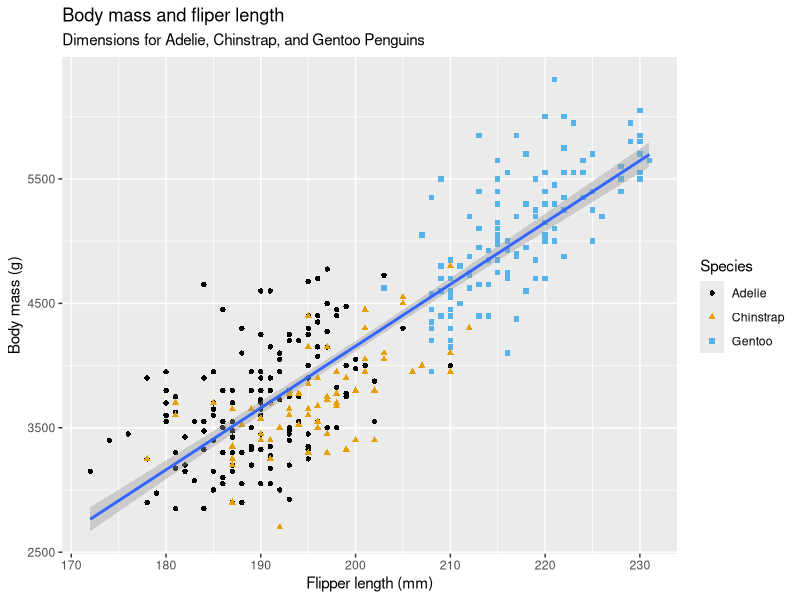
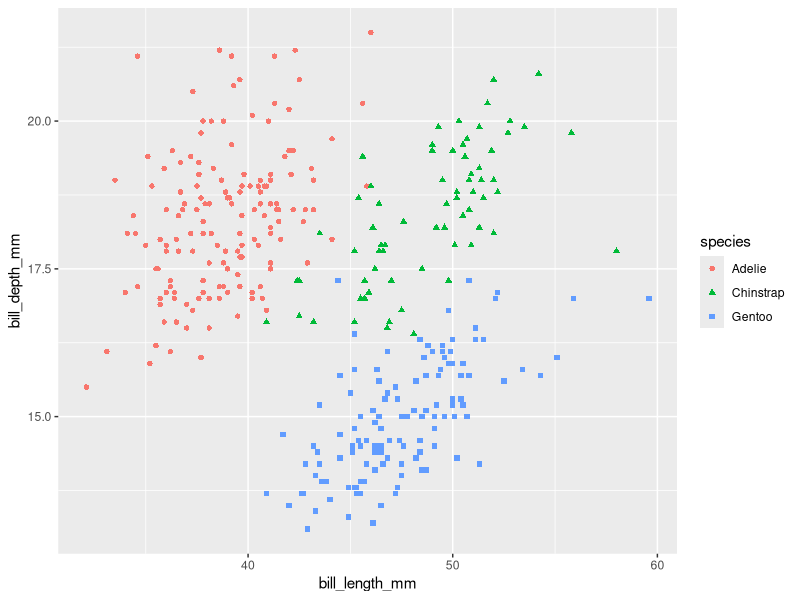
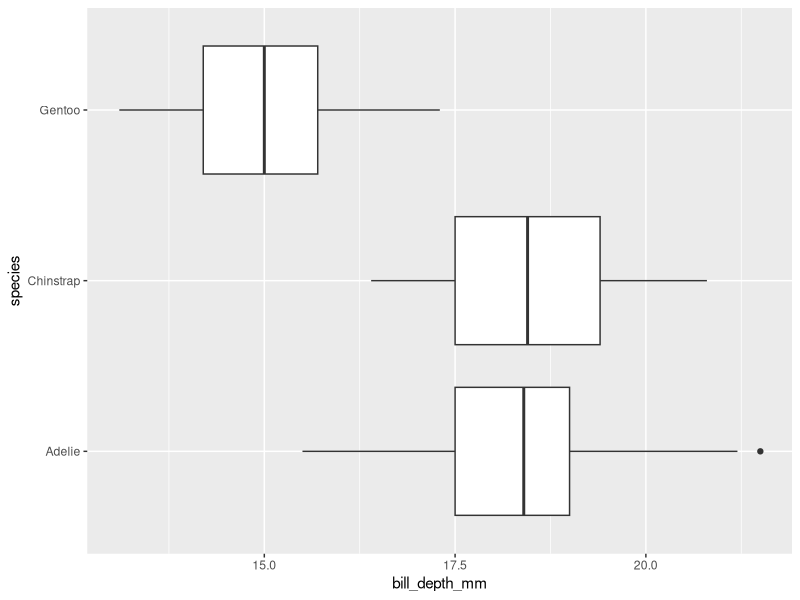

The R script that drew these images, in order: (Note: this script raises an error after producing the figures.)
library(tidyverse)
library(palmerpenguins)
library(ggthemes)
penguins #will show you the tibble
view(penguins) #will show you the df in a new tab
glimpse(penguins) #will summarize the rows, columns, and variables 

#making a plot summarizing the correlation between the length of the flippers of a penguin and it's height, 
  #segmented by species
ggplot(
  data=penguins, 
  mapping = aes(x = flipper_length_mm, y = body_mass_g)
  ) + 
  geom_point(mapping =aes(color = species, shape = species)) + 
  geom_smooth(method = "lm") + #adding a line of best fit 
  labs( 
    title = "Body mass and fliper length", 
    subtitle = "Dimensions for Adelie, Chinstrap, and Gentoo Penguins",
    x = "Flipper length (mm)", y ="Body mass (g)", 
      color = "Species", shape = "Species", 
    ) + 
    scale_color_colorblind() 

#2.2.5 Exercis
#1 
glimpse(penguins)
#there are 344 rows
#2
?penguins
#bill_depth_mm = a number denoting bill depth (millimeters)
#3 
ggplot(
  data=penguins, 
  mapping = aes(x = bill_length_mm, y = bill_depth_mm)
  ) + 
  geom_point(aes(color = species, shape = species))
             
#4 scaterplot of species and bill depth? 
ggplot( 
  data=penguins, 
  mapping = aes(x = bill_depth_mm, y = species)
) + 
  geom_boxplot()
#5why is there an error?
ggplot(data = penguins) + 
    geom_point()
